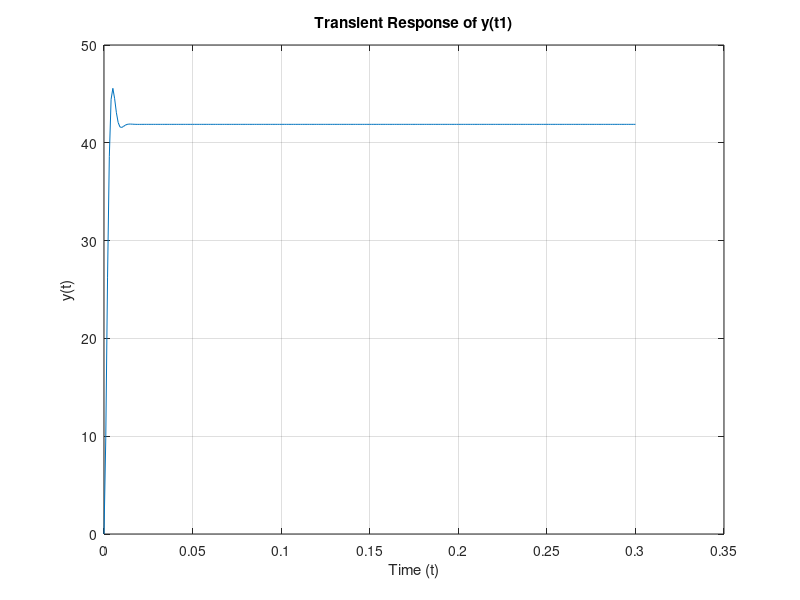
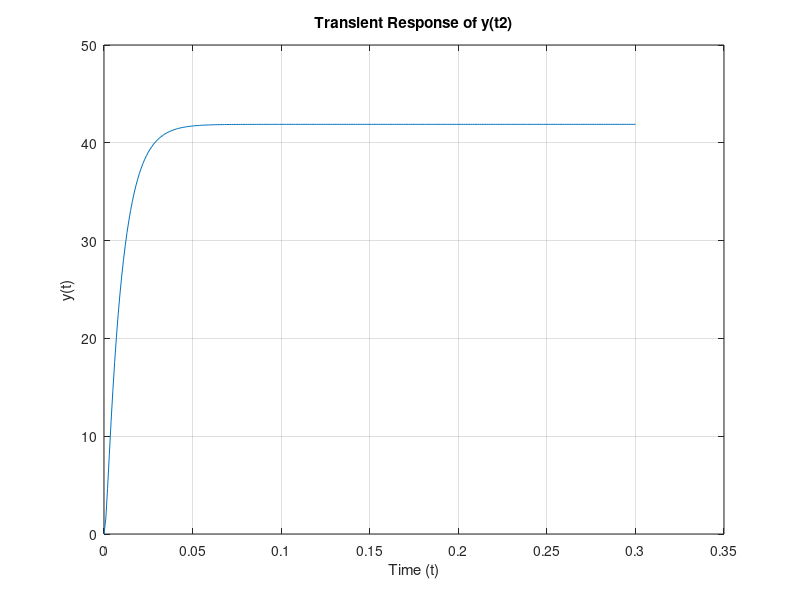
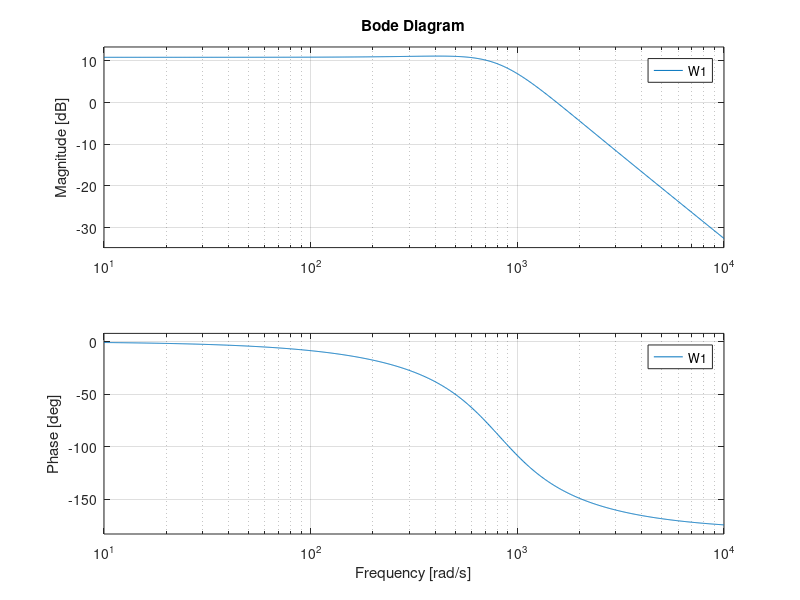

These charts were generated, in order, by the following MATLAB code:
U = 12;
Ra = 0.35;
La = 0.00035;
psi = 0.28648;
J1 = 0.00035;
J2 = 0.00234;
J= J1;
%T_L = 0;


T_L = 0.68755;
%U = 0;


% Define time limits
start_time = 0;
stop_time = 0.3;
% Define time step
time_step = 0.001;
% Define the array of times
t = start_time:time_step:stop_time;



% Define system parameters

zeta1 = Ra/2*sqrt(J1/(La*psi^2)); % Damping ratio
w_n1 = sqrt(psi^2/(J1*La)); % Natural frequency
w_d1 = w_n1 * sqrt(1 - zeta1^2); % Damped natural frequency

zeta2 = Ra/2*sqrt(J2/(La*psi^2)); 
w_n2 = sqrt(psi^2/(J2*La)); 
w_d2 = w_n2 * sqrt(1 - zeta2^2); 

% Define the function omega(t)
y_t1 = (U/psi) * (1 - exp(-zeta1 * w_n1 * t) .* (cos(w_d1 * t) + (zeta1 / sqrt(1 - zeta1^2)) * sin(w_d1 * t)));
y_t2 = (U/psi) * (1 - exp(-zeta2 * w_n2 * t) .* (cos(w_d2 * t) + (zeta2 / sqrt(1 - zeta2^2)) * sin(w_d2 * t)));



% Draw the graph of omega(t)
figure;
plot(t, y_t1)
grid on
xlabel('Time (t)')
ylabel('y(t)')
title('Transient Response of y(t1)')

figure;
plot(t, y_t2)
grid on
xlabel('Time (t)')
ylabel('y(t)')
title('Transient Response of y(t2)')


K1 = 1/psi;
ksi1 = zeta1;
W1 = tf(K1 * w_n1^2, [1, 2 * zeta1 * w_n1, w_n1^2]);

K2 = 1/psi;
ksi2 = zeta2;
W2 = tf(K2 * w_n2^2, [1, 2 * zeta2 * w_n2, w_n2^2]);


% Plot Bode diagram
figure;
bode(W1);
grid on;



















